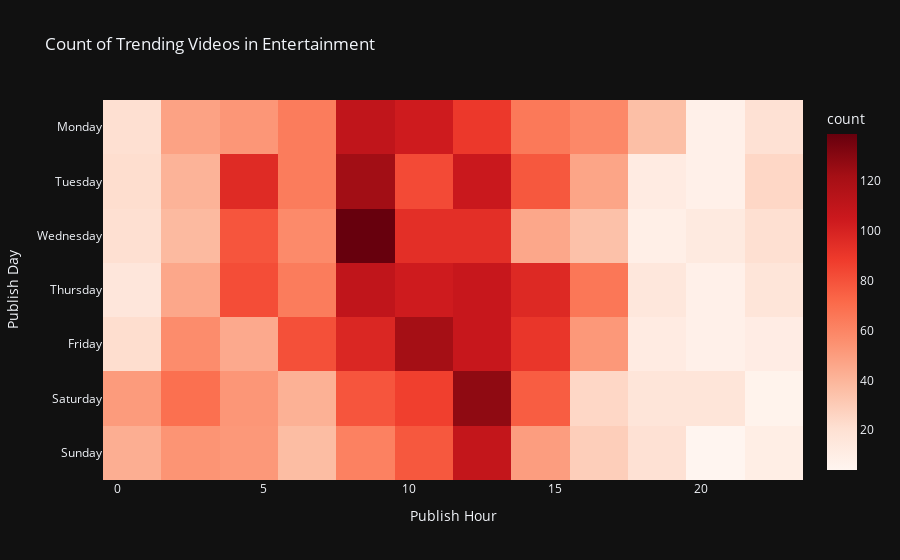

The code cell stored with this chart in its notebook:
### Markdown cell above
### Heatmap

YouTubers also need to know when is the right time to publish a video, so they are more likely to enter the trending page. Therefore, we want to visualise a heatmap that displays the count of trending videos in selected_category for each `publish_hour` and `publish_day`.

There are several parameters we specify:

- `x` and `y` as the axis of the heatmap
- `title` to set the title of the plot
- `labels` to set the axis label of the plot
- `categoryarray` to set the order in which categories appear
- `autorange='reversed'` to reverse the axis

> References:
> - [2D Histogram](https://plotly.com/python/2D-Histogram/)
> - [Layout yaxes `categoryarray`](https://plotly.com/python/reference/layout/yaxis/#layout-yaxis-categoryarray)

### Code cell
fig = px.density_heatmap(
    youtube_unique,
    x='publish_hour',
    y='publish_day',
    title=f'Count of Trending Videos in {selected_category}',
    labels=dict(publish_hour='Publish Hour', publish_day='Publish Day'))
fig.update_yaxes(
    categoryarray=['Monday', 'Tuesday', 'Wednesday', 'Thursday', 'Friday', 'Saturday', 'Sunday'],
    autorange='reversed')
fig.show()

### Figure 1 — Plotly figure (JSON) as saved in the notebook; plotly's stock layout.template omitted (floating-point values rounded to 4 significant figures; data arrays with more than 128 entries replaced by an {"elided": "..."} marker saying what was removed)
{"data": [{"coloraxis": "coloraxis", "hovertemplate": "Publish Hour=%{x}<br>Publish Day=%{y}<br>count=%{z}<extra></extra>", "name": "", "type": "histogram2d", "x": {"elided": "4666 int values"}, "xaxis": "x", "xbingroup": "x", "y": {"elided": "4666 str values"}, "yaxis": "y", "ybingroup": "y"}], "layout": {"coloraxis": {"colorbar": {"title": {"text": "count"}}, "colorscale": [[0, "rgb(255,245,240)"], [0.125, "rgb(254,224,210)"], [0.25, "rgb(252,187,161)"], [0.375, "rgb(252,146,114)"], [0.5, "rgb(251,106,74)"], [0.625, "rgb(239,59,44)"], [0.75, "rgb(203,24,29)"], [0.875, "rgb(165,15,21)"], [1, "rgb(103,0,13)"]]}, "legend": {"tracegroupgap": 0}, "title": {"text": "Count of Trending Videos in Entertainment"}, "xaxis": {"anchor": "y", "domain": [0, 1], "title": {"text": "Publish Hour"}}, "yaxis": {"anchor": "x", "autorange": "reversed", "categoryarray": ["Monday", "Tuesday", "Wednesday", "Thursday", "Friday", "Saturday", "Sunday"], "domain": [0, 1], "title": {"text": "Publish Day"}}}}
